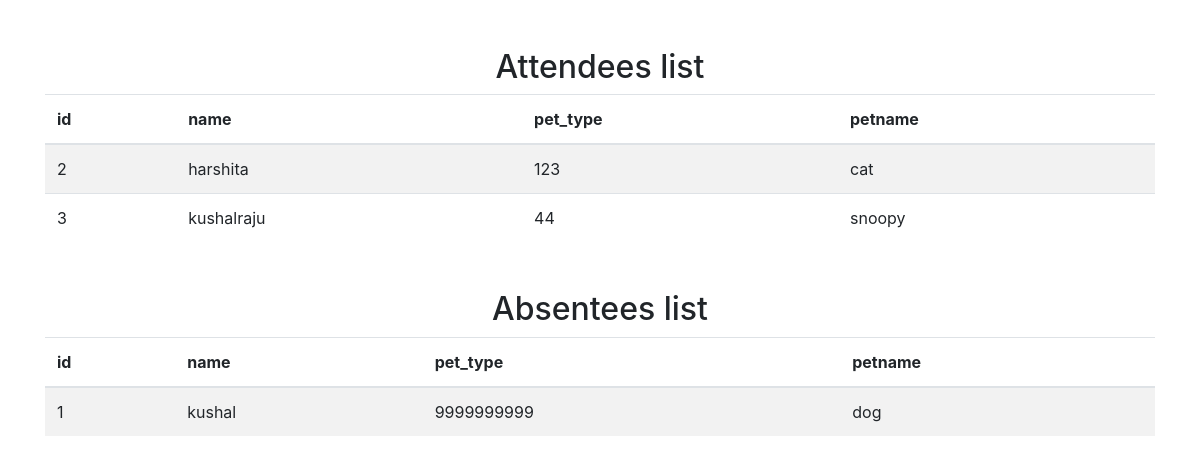
Screenshot of /home/event/attendance/viewatt.php?eventid=46 with the database file from the repository.
### tables this page shows
CREATE TABLE `kushal_pet_show_form` (
  `id` int(6) UNSIGNED NOT NULL,
  `name` text DEFAULT NULL,
  `pet_type` text DEFAULT NULL,
  `petname` text DEFAULT NULL,
  `att` int(11) DEFAULT 0
);

### home/event/attendance/viewatt.php (the view, shortened to what this page needs)
<!DOCTYPE html>
<html>
<head>
	<link rel="stylesheet" href="https://maxcdn.bootstrapcdn.com/bootstrap/4.5.2/css/bootstrap.min.css">
</head>
<body>
	<?php
	$servername = "localhost";
    $username = "geon";
    $password = "geon";
    $dbname = "formsdb";
	$conn = new mysqli($servername, $username, $password, $dbname);
	$eventid = $_GET['eventid'];
    $sql = "SELECT form_name FROM events_table WHERE event_id = $eventid";
    $result = $conn->query($sql);
    $row = $result->fetch_assoc();
    $tablename = $row["form_name"];
	$sql = "SELECT COLUMN_NAME FROM INFORMATION_SCHEMA.COLUMNS WHERE TABLE_NAME = '$tablename'";
	$result = $conn->query($sql);
	$columns = array();
	while ($row = $result->fetch_assoc()) {
	    $columns[] = $row['COLUMN_NAME'];
	}
	$sql = "SELECT * FROM $tablename WHERE att = 1";
	$result = $conn->query($sql);
	$data = array();
	while ($row = $result->fetch_assoc()) {
	    $data[] = $row;
	}
	echo "<div class='container mt-5'>";
	echo "<h2 style=\"text-align: center;\">Attendees list</h2>";
	echo "<table class='table table-striped'>";
	echo "<thead>";
	echo "<tr>";
	foreach ($columns as $column) {
        if ($column != 'att') {
            echo "<th scope='col'>$column</th>";
        }
	}
	echo "</tr>";
	echo "</thead>";
	echo "<tbody>";
	foreach ($data as $row) {
	    echo "<tr>";
	    foreach ($row as $key => $value) {
            if($key != 'att'){
	            echo "<td>$value</td>";
            }
	    }
	}
	echo "</tbody>";
	echo "</table>";
	echo "</div>";
	$sql = "SELECT * FROM $tablename WHERE att = 0";
	$result = $conn->query($sql);
	$data = array();
	while ($row = $result->fetch_assoc()) {
	    $data[] = $row;
	}
	echo "<div class='container mt-5'>";
	echo "<h2 style=\"text-align: center;\">Absentees list</h2>";
	echo "<table class='table table-striped'>";
	echo "<thead>";
	echo "<tr>";
	foreach ($columns as $column) {
        if ($column != 'att') {
            echo "<th scope='col'>$column</th>";
        }
	}
	echo "</tr>";
	echo "</thead>";
	echo "<tbody>";
	foreach ($data as $row) {
	    echo "<tr>";
	    foreach ($row as $key => $value) {
            if($key != 'att'){
	            echo "<td>$value</td>";
            }
	    }
	}
	echo "</tbody>";
	echo "</table>";
	echo "</div>";
	?>
</body>
</html>

### rows the page displays
kushal_pet_show_form: id "2", name "harshita", pet_type "123", petname "cat"
kushal_pet_show_form: id "3", name "kushalraju", pet_type "44", petname "snoopy"
kushal_pet_show_form: id "1", name "kushal", pet_type "9999999999", petname "dog"

### other values shown
$column "id"
$column "name"
$column "pet_type"
$column "petname"
